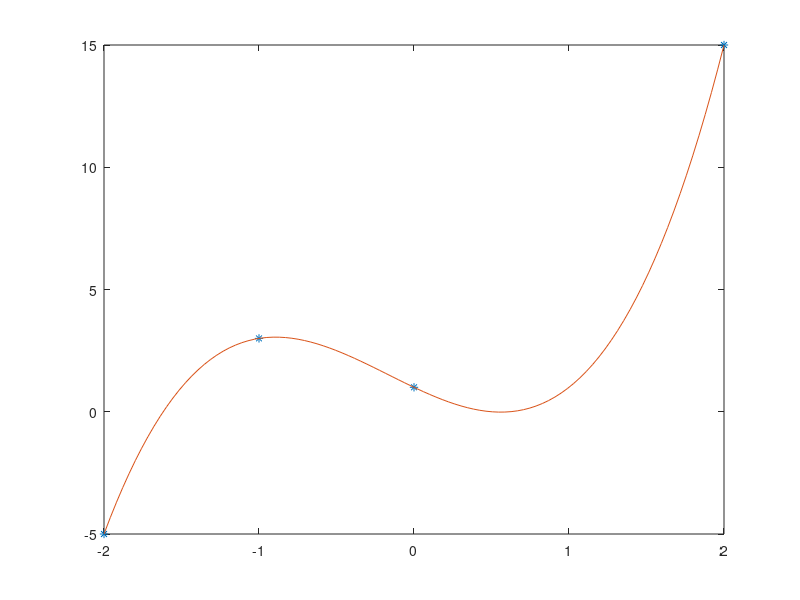

This figure's MATLAB source:
t = [-2 -1 0 2];
f = [-5 3 1 15];
n=length(t)
a=polyfit(t,f,n-1)

figure
plot(t,f,"*")
hold on
x = linspace(min(t),max(t),100);
y = polyval(a,x);
plot(x,y)